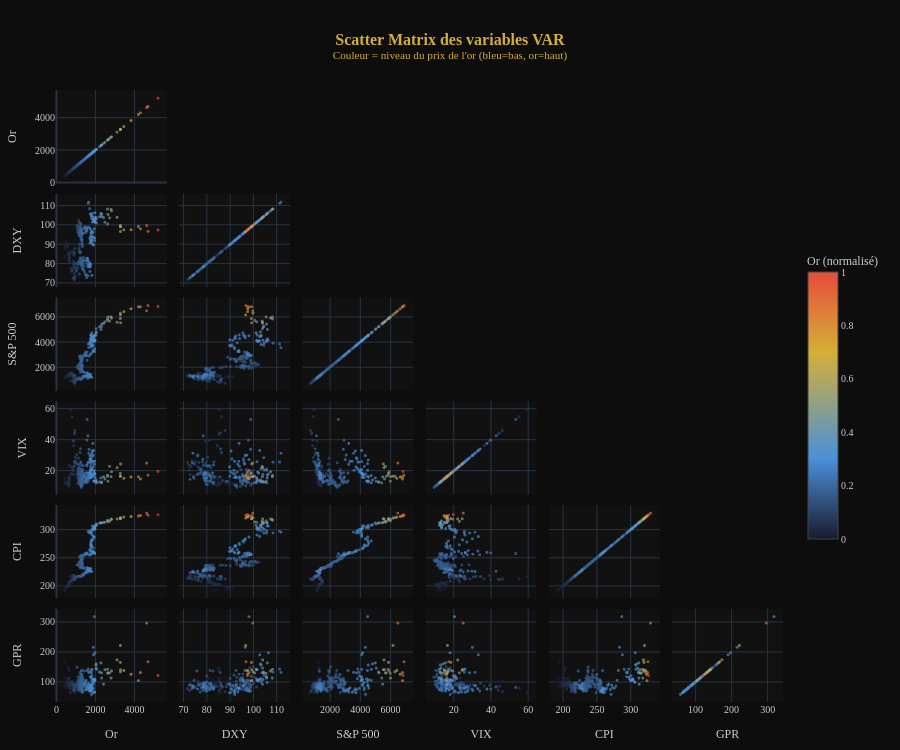

The notebook cell saved with this chart:
### Code cell
# 3.5 — Scatter matrix complète (pairplot coloré par niveau de l'or)
plot_scatter_matrix(df)

### Figure 1 — Plotly figure (JSON) as saved in the notebook; plotly's stock layout.template omitted (floating-point values rounded to 4 significant figures; data arrays with more than 128 entries replaced by an {"elided": "..."} marker saying what was removed)
{"data": [{"diagonal": {"visible": true}, "dimensions": [{"label": "Or", "values": {"elided": "254 float values"}}, {"label": "DXY", "values": {"elided": "254 float values"}}, {"label": "S&P 500", "values": {"elided": "254 float values"}}, {"label": "VIX", "values": {"elided": "254 float values"}}, {"label": "CPI", "values": {"elided": "254 float values"}}, {"label": "GPR", "values": {"elided": "254 float values"}}], "hovertemplate": "Date: %{text}<extra></extra>", "marker": {"color": {"elided": "254 float values"}, "colorbar": {"len": 0.5, "tickfont": {"color": "#CCCCCC"}, "title": {"font": {"color": "#CCCCCC"}, "text": "Or (normalisé)"}, "x": 1.02}, "colorscale": [[0, "#1a1a2e"], [0.3, "#4A90D9"], [0.7, "#D4AF37"], [1, "#E74C3C"]], "opacity": 0.65, "showscale": true, "size": 3}, "showupperhalf": false, "text": {"elided": "254 str values"}, "type": "splom"}], "layout": {"font": {"color": "#CCCCCC", "family": "Georgia", "size": 10}, "height": 750, "margin": {"b": 40, "l": 40, "r": 80, "t": 90}, "paper_bgcolor": "#0D0D0D", "plot_bgcolor": "#111111", "title": {"font": {"color": "#D4AF37", "size": 16}, "text": "<b>Scatter Matrix des variables VAR</b><br><sup>Couleur = niveau du prix de l'or (bleu=bas, or=haut)</sup>", "x": 0.5}}}
